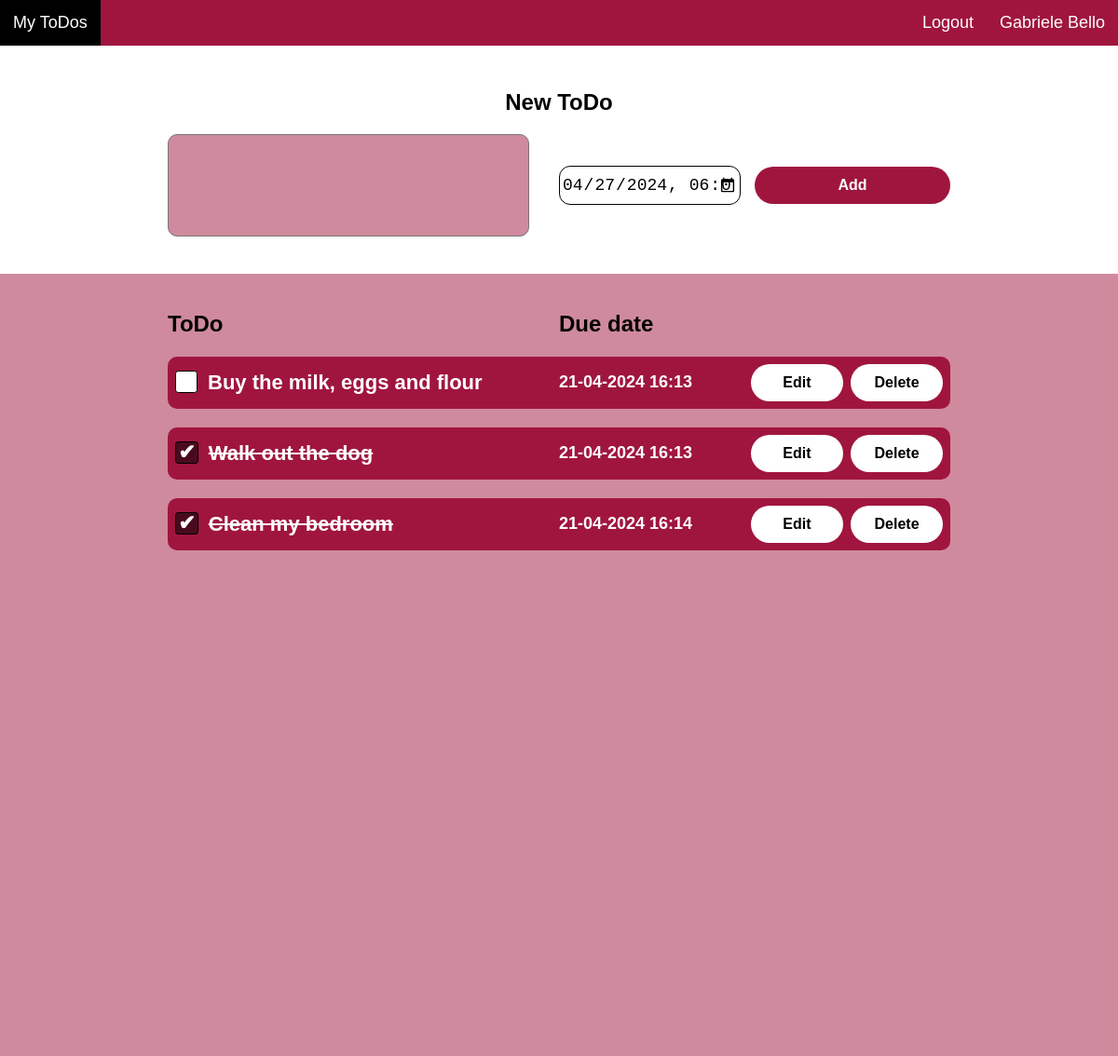
The app's page / (signed in) with its own data.
### app/models.py (models this page shows)
class User(db.Model, UserMixin):
  id = db.Column(db.Integer, primary_key=True)
  email = db.Column(db.String(150), unique=True)
  username = db.Column(db.String(150), unique=True)
  full_name = db.Column(db.String(150))
  password = db.Column(db.String(150))
  todos = db.relationship("ToDo")

class ToDo(db.Model):
  id = db.Column(db.Integer, primary_key=True)
  text = db.Column(db.String(10000))
  status = db.Column(db.Boolean)
  date = db.Column(db.DateTime(timezone=True), default=func.now())
  user_id = db.Column(db.Integer, db.ForeignKey("user.id"))

### app/views.py (the view)
@views.route("/", methods=["GET", "POST"])
@login_required
def dashboard():
  now = datetime.now()
  now = now.strftime("%Y-%m-%dT%H:%M")
  if request.method == "POST":
    todo = request.form.get("todo")
    date = datetime.strptime(request.form.get("date"), '%Y-%m-%dT%H:%M')
    print(date)
    if len(todo) < 1:
      flash("Insert text.", category="error")
    else:
      new_todo = ToDo(text=todo, date=date, user_id=current_user.id, status=False)
      db.session.add(new_todo)
      db.session.commit()
      flash("ToDo created!", category="success")
    return render_template("dashboard.html", user=current_user, now=now)
  elif request.method == "GET":
    return render_template("dashboard.html", user=current_user, now=now)

### app/views.py (called while the page is built)
@views.context_processor
def my_utility_processor():
  def convert_date(date):
    return date.strftime("%d-%m-%Y %H:%M")
  return dict(convert_date=convert_date)

### main.py (called while the page is built)
@login_manager.user_loader
def load_user(id):
  return User.query.get(int(id))

### templates/dashboard.html (shortened to what this page needs)
{% extends "layout.html" %}
{% block main %}
<div class="todo-form-div">
  <h1>New ToDo</h1>
  <form method="post" action="/" class="todo-form">
    <textarea name="todo" class="todo-textarea"></textarea>
    <input class="todo-date" type="datetime-local" name="date" value="{{now}}" min="{{now}}">
    <button type="submit" class="main-button">Add</button>
  </form>
</div>
<div class="bottom-div">
  <div class="todos-header"><div>ToDo</div><div>Due date</div></div>
  <ul class="todos-list">
    {% for todo in user.todos %}
      <li class="todos-list-{{ todo.id }}">
        {% if todo.status == true %}
        <div class="checkbox-container checkbox-container-{{ todo.id }}">
          <label for="checkbox{{ todo.id }}"><span class="todo-text-{{ todo.id }}">{{ todo.text }}</span></label>
        </div>
        {% else %}
        <div class="checkbox-container checkbox-container-{{ todo.id }}">
          <label for="checkbox{{ todo.id }}"><span class="todo-text-{{ todo.id }}">{{ todo.text }}</span></label>
        </div>
        {% endif %}
        <div class="date-text date-text-{{todo.id}}">{{convert_date(todo.date)}}</div>
        <button data-id="{{ todo.id }}" id="editButton" class="edit-button edit-button-{{ todo.id }} sec-button">Edit</button>
        <button class="sec-button delete-button-{{ todo.id }}" data-id="{{ todo.id }}" id="deleteButton">Delete</button>
      </li>
    {% endfor %}
  </ul>
</div>
{% endblock %}

### templates/layout.html (shortened to what this page needs)
<!DOCTYPE html>
<html lang="en">
<head>
  <link rel="stylesheet" href="../static/styles/navbar.css">
  <link rel="stylesheet" href="../static/styles/buttons.css">
  <link rel="stylesheet" href="../static/styles/forms.css">
  <link rel="stylesheet" href="../static/styles/todos.css">
  <link rel="stylesheet" href="../static/styles/switchers.css">
  <link rel="stylesheet" href="../static/styles/general.css">
</head>
<body>
  <nav class="header-navbar">
    <ul>
      {% if user.is_authenticated %}
      <li class="left"><a class="a" href="/">My ToDos</a></li>
      <li class="right"><a class="a" href="/my-account">{% if user.full_name %}{{user.full_name}}{% else %}{{ user.username }}{% endif %}</a></li>
      <li class="right"><a class="a" href="/logout">Logout</a></li>
      {% else %}
      <li class="left logo">ToDo</li>
      <li class="right"><a class="a" href="/login">Login</a></li>
      <li class="right"><a class="a" href="/sign-up">Sign Up</a></li>
      {% endif %}
    </ul>
  </nav>
  <section>
    {% block main %}
    {% endblock %}
  </section>
</body>
</html>

### static/styles/navbar.css (style rules this page uses)
.header-navbar ul { list-style-type: none; width: 100%; margin: 0; padding: 0; position: fixed; background-color: #A0153E; z-index: 9999; top: 0; }
.left { display: inline; float: left; }
.right { display: inline; float: right; }
.a, .logo { display: block; color: white; text-decoration: none; text-align: center; padding-top: 14px; padding-bottom: 14px; padding-left: 14px; padding-right: 14px; font-size: 18px; transition: all 0.15s; height: 100%; }
.a[href="/my-account"] { overflow: hidden; white-space: nowrap; }

### static/styles/buttons.css (style rules this page uses)
.main-button, .sec-button { height: 40px; border: none; border-radius: 20px; font-size: 16px; cursor: pointer; transition: all 0.1s; font-weight: 600; }
.main-button { background-color: #A0153E; color: #ffffff; }
.sec-button { background-color: #ffffff; color: #000000; }

### static/styles/forms.css (style rules this page uses)
.todo-form-div { display: flex; flex-direction: column; align-items: center; width: 100%; }
.todo-form { display: grid; grid-template-columns: 50% 25% 25%; width: 70%; justify-content: center; align-items: center; }
label { font-size: 20px; font-weight: bold; }
.todo-textarea { background-color: #CF8A9E; font-size: 20px; font-weight: bold; color: black; font-family: Arial, Helvetica, sans-serif; resize: none; margin: 0; height: 100px; border-radius: 10px; padding: 4px; width: 90%; outline: none; }

### static/styles/todos.css (style rules this page uses)
.todos-list { display: flex; flex-direction: column; list-style-type: none; row-gap: 20px; width: 70%; padding-inline-start: 0px; }
.todos-list li { display: grid; grid-template-columns: 50% 25% 12% 1% 12%; align-items: center; padding: 8px; background-color:#A0153E; border-radius: 10px; }
.todos-list li span { width: 90%; word-wrap: break-word; }
.todos-header { font-size: 24px; font-weight: bold; width: 70%; display: grid; grid-template-columns: 50% 50%; }
.todo-date, .edit-date { width: 90%; border-radius: 12px; font-size: 18px; height: 40px; border: none; padding-left: 2px; padding-right: 2px; }
.todo-date { border: 1px solid black; }
.date-text { font-size: 18px; font-weight: bold; color: white; }
.checkbox-container label { cursor: pointer; font-size: 22px; color: white; display: flex; }
.checkbox-container label::before { content: ''; padding-left: 0.5em; padding-right: 0.5em; height: 1em; border: .05em solid black; border-radius: .15em; margin-right: .5em; background-color: white; }
.checkbox-container input[type="checkbox"]:checked + label::before { background-color: #480b1d; content: "\002714"; padding-left: 0.1em; padding-right: 0.1em; display: flex; justify-content: center; align-items: center; }

### static/styles/switchers.css (style rules this page uses)
.checked { text-decoration: line-through; }
.active-nav { background-color: black; }

### static/styles/general.css (style rules this page uses)
html, body { font-family: Arial, Helvetica, sans-serif; margin: 0; height: 100%; }
.bottom-div { background-color: #CF8A9E; margin-top: 40px; padding-top: 40px; display: flex; flex-direction: column; align-items: center; row-gap: 5px; height: 100%; }
section { margin-top: 40px; padding-top: 3%; height: 100%; }

### records on screen
User: full_name "Gabriele Bello"
ToDo: text "Buy the milk, eggs and flour", date "21-04-2024 16:13"
ToDo: text "Walk out the dog", date "21-04-2024 16:13"
ToDo: text "Clean my bedroom", date "21-04-2024 16:14"
